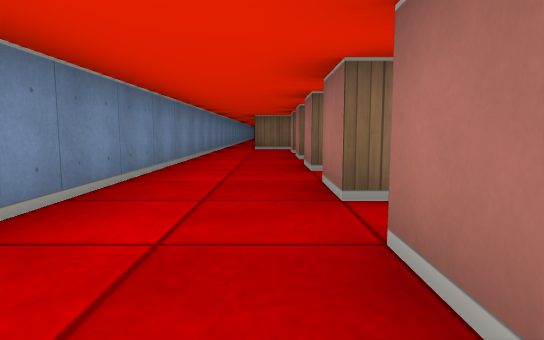
[1] (above)

16 first-person views from a walk through a cub3D ray-caster map. The camera is about half as high as the walls, tilts 6° down and sees 75° across. The floor is counted in squares. Each view is taken from the middle of a square. On the plan, view 1 faces up. The plan holds only what a view shows up to about 9 squares ahead; the rest is blank.

[2]
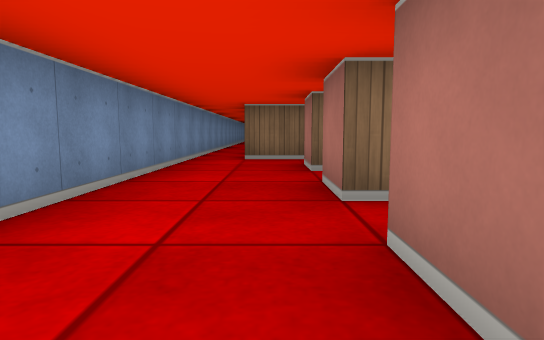

[3]
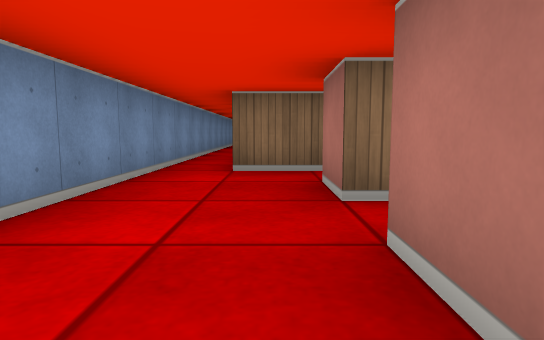

[4]
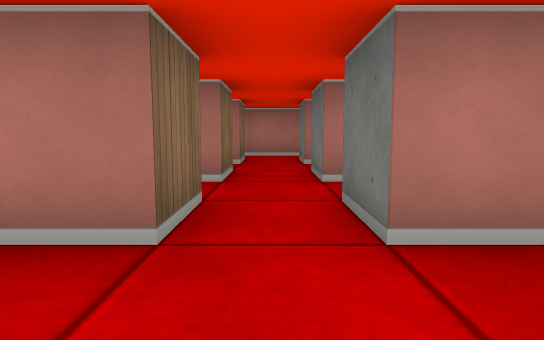

[5]
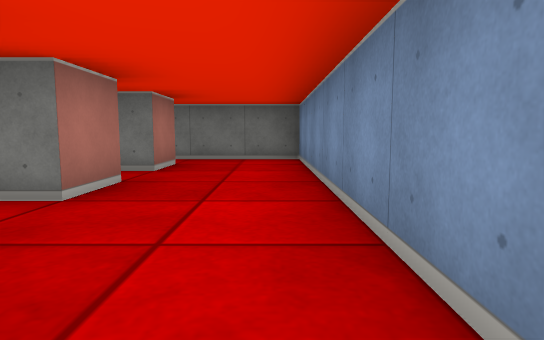

[6]
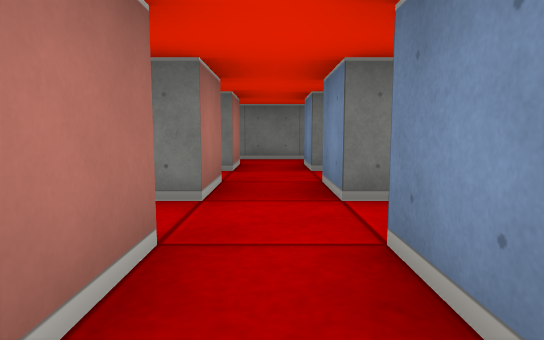

[7]
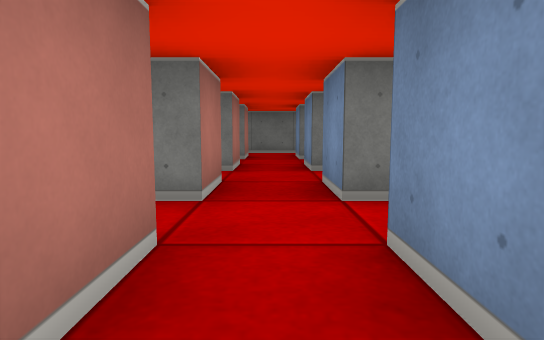

[8]
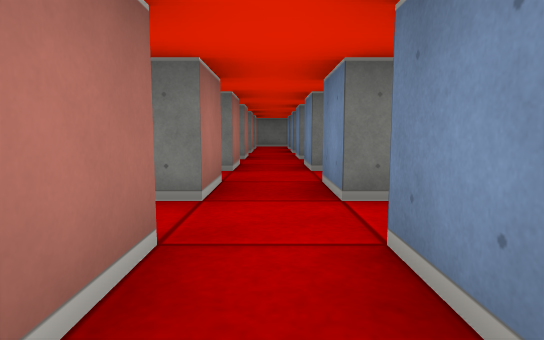

[9]
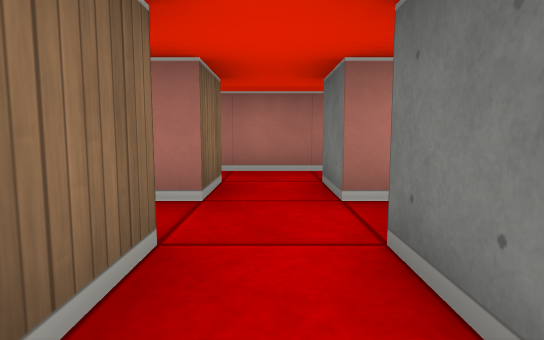

[10]
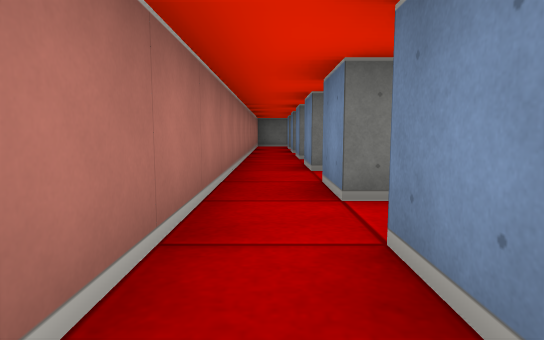

[11]
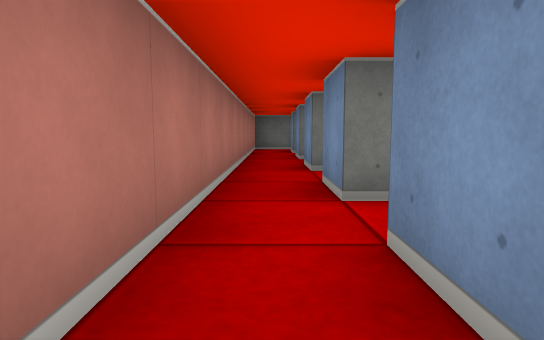

[12]
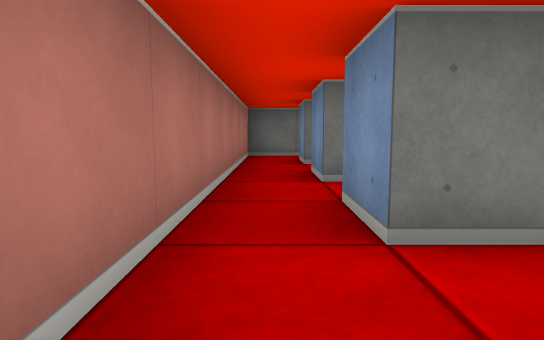

[13]
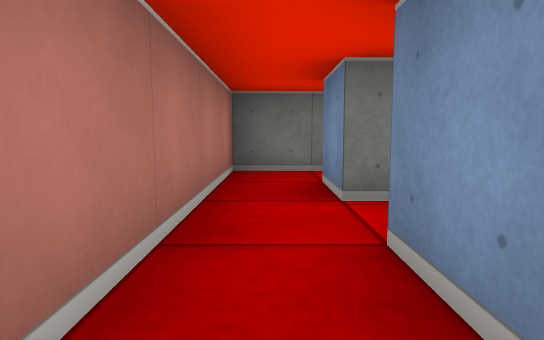

[14]
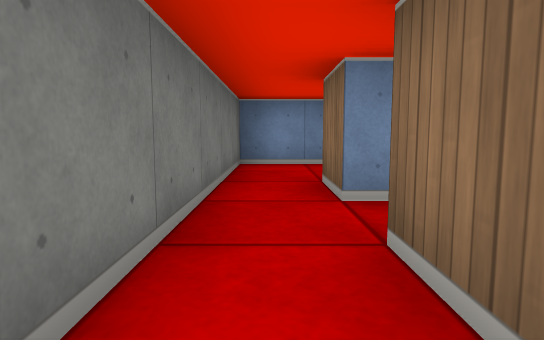

[15]
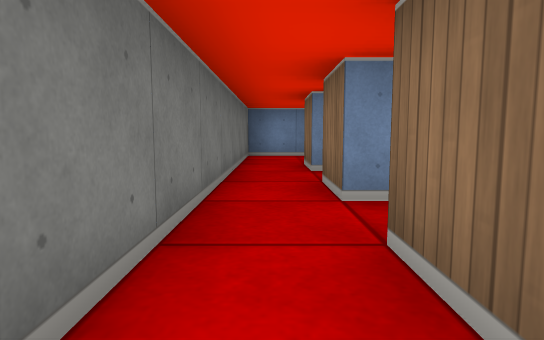

[16]
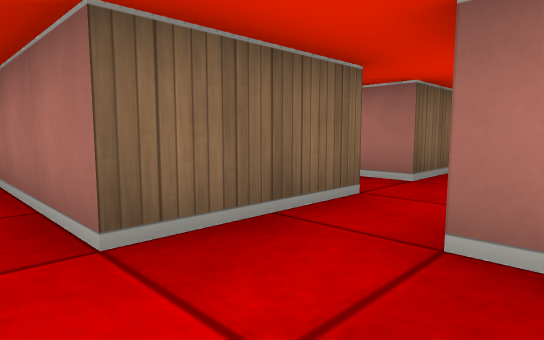

### Floor plan
Points are (right, up) in squares from view 1. A wall is a line through its corners. A room is listed if a view was taken in it or the views show most of it. See-through windows are left out.
Room 1 (views 1, 2, 3, 4, 5, 6, 7, 9, 11, 12, 13, 14, 15, 16)
walls: (0.5, 8.5) (0.5, 9.5); (1.5, 6.5) (0.5, 6.5) (0.5, 7.5); (2.5, 9.5) (3.5, 9.5) (3.5, 8.5); (3.5, 7.5) (3.5, 6.5) (2.5, 6.5); (1.6, 10.5) (-0.5, 10.5) (-0.5, 13); (4.5, 7.5) (5.5, 7.5) (5.5, 6.5) (4.5, 6.5) (4.5, 7.5); (4.5, 8.5) (4.5, 9.5) (5.5, 9.5) (5.5, 8.5); (3.5, 10.5) (2.5, 10.5); (2.5, 4.5) (2.5, 5.5) (3.5, 5.5) (3.5, 4.5); (0.5, 4.5) (0.5, 5.5) (1.5, 5.5) (1.5, 4.5); (4.5, 4.5) (4.5, 5.5) (5.5, 5.5) (5.5, 4.5); (5.5, 10.5) (4.5, 10.5); (2.5, 2.5) (2.5, 3.5) (3.5, 3.5) (3.5, 2.5); (0.5, 2.5) (0.5, 3.5) (1.5, 3.5) (1.5, 2.5); (4.5, 2.5) (4.5, 3.5) (5.5, 3.5) (5.5, 2.5); (1.5, 1.5) (1.5, 0.5) (0.5, 0.5) (0.5, 1.5) (1.5, 1.5); (2.5, 1.5) (3.5, 1.5) (3.5, 0.5) (2.5, 0.5) (2.5, 1.5); (4.5, 1.5) (5.5, 1.5) (5.5, 0.5) (4.5, 0.5) (4.5, 1.5); (-1.5, 15) (-1.5, -0.5) (6.5, -0.5) (6.5, 10.5)
ways out: opening at (4, 11) to room 2
Room 2 (views 8, 10)
walls: (3.5, 11.5) (3.5, 10.5); (5.5, 11.5) (5.5, 10.5); (4.5, 10.5) (4.5, 11.5); (2.5, 10.5) (2.5, 11.1); (6.5, 10.5) (6.5, 11.5)
ways out: opening at (4, 11) to room 1

Where each view was taken, in squares from view 1:
view 1: 0 up, 0 right, facing up
view 2: 4 up, 0 right, facing up
view 3: 6 up, 0 right, facing up
view 4: 6 up, 1 left, facing right
view 5: 6 up, 1 left, facing down
view 6: 6 up, 2 right, facing down
view 7: 8 up, 4 right, facing down
view 8: 12 up, 4 right, facing down
view 9: 10 up, 2 right, facing right
view 10: 12 up, 6 right, facing down
view 11: 10 up, 6 right, facing down
view 12: 7 up, 6 right, facing down
view 13: 4 up, 6 right, facing down
view 14: 0 up, 4 right, facing left
view 15: 0 up, 6 right, facing left
view 16: 9 up, 1 left, facing up-right
